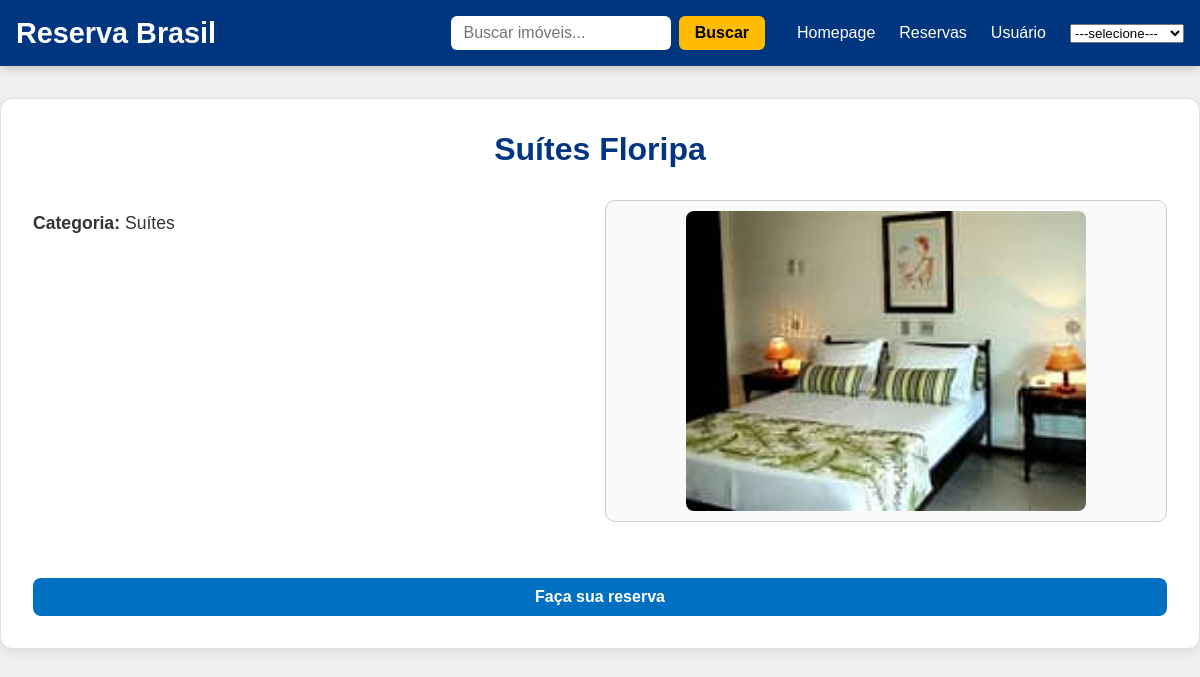
The page /property/3/ on the database its author committed.
### core/models.py (models this page shows, shortened)
class Property(models.Model):
    image = models.ImageField(null=True, blank=True)
    name = models.CharField(max_length=200)
    id_property = models.AutoField(primary_key=True)
    price = models.DecimalField(max_digits=10, decimal_places=2, null=True, blank=True)
    rate = models.DecimalField(max_digits=10, decimal_places=2, null=True, blank=True)
    active = models.BooleanField(default=True)
    category = models.ForeignKey(Category, null=True, blank=True, on_delete=models.SET_NULL)
    typeProperty = models.ForeignKey(Type, null=True, blank=True, on_delete=models.SET_NULL)
    description = models.TextField(max_length=800, null=True, blank=True)

class Category(models.Model):
    name = models.CharField(max_length=200)

### core/views.py (the view)
# urls.py: path('property/<int:property_id>/', propertyDetail, name='propertyDetail'),
def propertyDetail(request, property_id):
    property_obj = get_object_or_404(Property, id_property=property_id)
    return render(request, 'propertyDetail.html', {'property': property_obj})

### core/templates/propertyDetail.html (shortened to what this page needs)
{% load static %}
<!DOCTYPE html>
<html lang="pt-br">
    <head>
        <link rel="stylesheet" href="{% static 'css/propertyDetail.css' %}" />
    </head>
    <body>
        {% include 'base.html' %}
        <div class="property-detail-container">
            <h1 class="property-detail-header">{{ property.name }}</h1>
            <div class="property-detail-main">
                <div class="property-info">
                     {% if property.category %}
                    <p><strong>Categoria:</strong> {{ property.category.name }}</p>
                    {% endif %}
                </div>
                {% if property.image %}
                <div class="property-image-container">
                    <img
                        class="property-image"
                        src="{{ property.image.url }}"
                        alt="{{ property.name }}"
                    />
                </div>
                {% endif %}
            </div>
            <a href="{% url 'homeReservation' %}">Faça sua reserva</a>
        </div>
    </body>
</html>

### core/static/css/propertyDetail.css (style rules this page uses)
body { margin: 0; font-family: 'Segoe UI', Tahoma, Geneva, Verdana, sans-serif; background-color: #f2f2f2; color: #333; }
.property-detail-container { max-width: 1200px; margin: 2rem auto; padding: 2rem; background-color: #ffffff; border-radius: 12px; box-shadow: 0 4px 12px rgba(0, 0, 0, 0.08); display: flex; flex-direction: column; gap: 2rem; border: 1px solid #e0e0e0; }
.property-detail-header { text-align: center; font-size: 2rem; color: #003580; }
.property-detail-main { display: flex; gap: 2rem; flex-wrap: wrap; }
.property-info { flex: 1; min-width: 280px; }
.property-info p { margin: 0.8rem 0; font-size: 1.1rem; }
.property-image-container { flex: 1; display: flex; align-items: center; justify-content: center; min-width: 280px; border-radius: 10px; border: 1px solid #ccc; padding: 10px; background-color: #fafafa; }
.property-image { width: 100%; max-width: 400px; height: auto; object-fit: contain; border-radius: 8px; }
.property-detail-container a { display: flex; align-items: center; justify-content: center; margin-top: 1.5rem; padding: 10px 20px; background-color: #0071c2; color: white; text-decoration: none; border-radius: 8px; font-weight: bold; transition: background-color 0.3s; text-align: center; }

### core/static/css/base.css (style rules this page uses)
* { margin: 0; padding: 0; box-sizing: border-box; }
html, body { width: 100%; font-family: Arial, sans-serif; background-color: #f0f0f0; }

### rows shown on the page
Property: name "Suítes Floripa", category.name "Suítes", image (picture)
